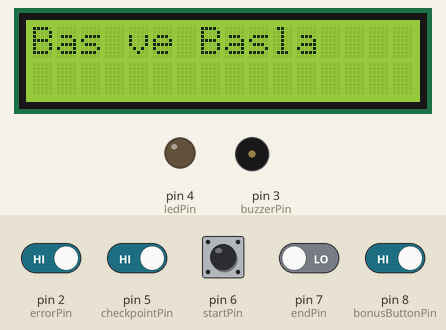
A sketch run on a simulated Arduino Uno, built with avr-gcc and run on an emulated ATmega328P. Shown: 16×2 character LCD, output pins drawn as LEDs (lit = HIGH), buzzer (waves = sounding). The inputs (shaded band) are chosen by the test bench; at power-on: pin 2 (errorPin), pin 5 (checkpointPin), pin 8 (bonusButtonPin) HIGH, pin 6 (startPin), pin 7 (endPin) LOW.

Above: at 3.2 s.
3.3 s: pin 6 (startPin) pulled HIGH for 0.15 s
At 5.1 s:
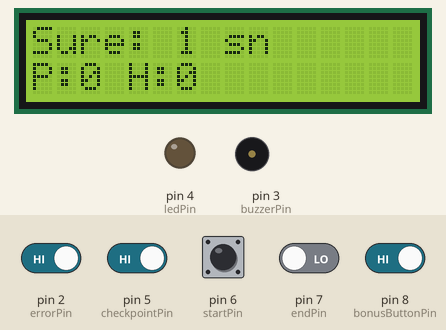
6.4 s: pin 7 (endPin) driven HIGH
At 7.1 s:
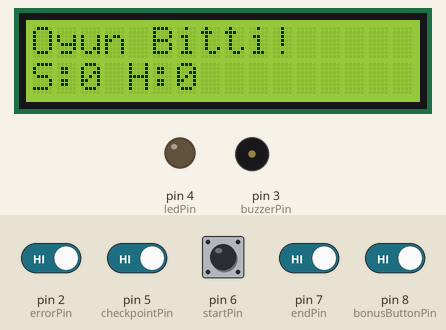
12.4 s: pin 2 (errorPin) driven LOW and pin 5 (checkpointPin) driven LOW and pin 6 (startPin) driven HIGH and pin 7 (endPin) driven LOW and pin 8 (bonusButtonPin) driven LOW
At 14.3 s:
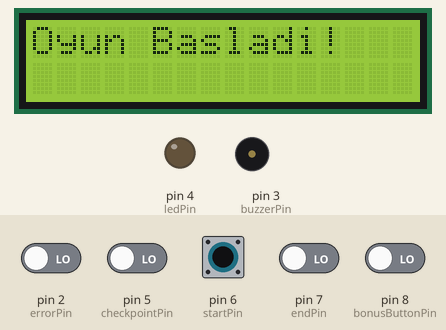
15.4 s: pin 2 (errorPin) driven HIGH
At 16.2 s:
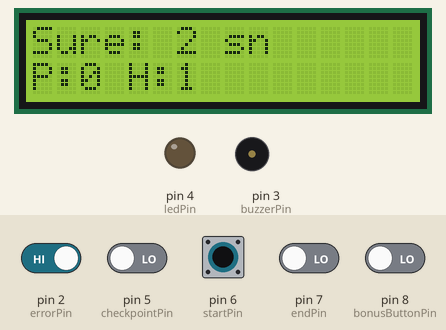
17.0 s: pin 2 (errorPin) driven LOW
At 17.9 s:
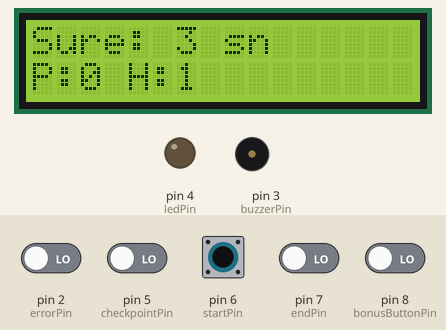
Timing chart, 0 to 19.7 s (numbered marks = the images above; inputs shaded):
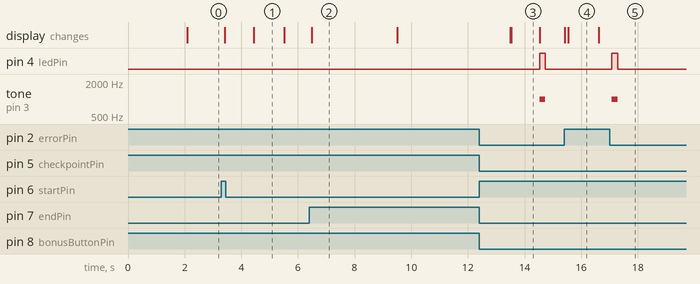

The sketch:

buzz-wire-game.ino
```cpp
#include <Wire.h>
#include <LiquidCrystal_I2C.h>

LiquidCrystal_I2C lcd(0x27, 16, 2);

const int errorPin = 2;
const int buzzerPin = 3;
const int ledPin = 4;
const int startPin = 6;
const int endPin = 7;
const int checkpointPin = 5;
const int bonusButtonPin = 8;

int score = 0;
int errors = 0;
bool checkpointPassed = false;
unsigned long startTime;
bool gameStarted = false;
bool shownReadyText = false;

bool bonusButtonPrevState = HIGH;
bool checkpointPrevState = HIGH;

void setup() {
  Serial.begin(9600);

  pinMode(errorPin, INPUT_PULLUP);
  pinMode(buzzerPin, OUTPUT);
  pinMode(ledPin, OUTPUT);
  pinMode(startPin, INPUT);
  pinMode(endPin, INPUT);
  pinMode(checkpointPin, INPUT_PULLUP);
  pinMode(bonusButtonPin, INPUT_PULLUP);

  lcd.init();
  lcd.backlight();
  lcd.setCursor(0, 0);
  lcd.print("Refleks Oyunu");
  delay(2000);
  lcd.clear();
}

void loop() {
  unsigned long elapsed = (millis() - startTime) / 1000;

  if (!gameStarted && !shownReadyText) {
    lcd.clear();
    lcd.setCursor(0, 0);
    lcd.print("Bas ve Basla");
    shownReadyText = true;
  }

  if (!gameStarted && digitalRead(startPin) == HIGH) {
    gameStarted = true;
    shownReadyText = false;
    score = 0;
    errors = 0;
    checkpointPassed = false;
    startTime = millis();

    bonusButtonPrevState = digitalRead(bonusButtonPin);
    checkpointPrevState = digitalRead(checkpointPin);

    lcd.clear();
    lcd.setCursor(0, 0);
    lcd.print("Oyun Basladi!");
    delay(1000);
    lcd.clear();
  }

  if (gameStarted && score >= 100) {
    lcd.clear();
    lcd.setCursor(0, 0);
    lcd.print("Tebrikler!");
    lcd.setCursor(0, 1);
    lcd.print("Skor: ");
    lcd.print(score);
    delay(4000);

    gameStarted = false;
    lcd.clear();
    return;
  }

  if (gameStarted && digitalRead(endPin) == HIGH) {
    unsigned long totalTime = (millis() - startTime) / 1000;

    lcd.clear();
    lcd.setCursor(0, 0);
    lcd.print("Oyun Bitti!");
    lcd.setCursor(0, 1);
    lcd.print("S:");
    lcd.print(score);
    lcd.print(" H:");
    lcd.print(errors);
    delay(3000);

    lcd.clear();
    lcd.setCursor(0, 0);
    lcd.print("Sure: ");
    lcd.print(totalTime);
    lcd.print(" sn");

    lcd.setCursor(0, 1);
    lcd.print("Skor: ");
    lcd.print(score);
    delay(4000);

    gameStarted = false;
    lcd.clear();
    return;
  }

  if (gameStarted) {
    if (digitalRead(errorPin) == LOW) {
      errors++;
      digitalWrite(ledPin, HIGH);
      tone(buzzerPin, 1000, 200);
      delay(200);
      digitalWrite(ledPin, LOW);
      while (digitalRead(errorPin) == LOW);
    }

    bool checkpointState = digitalRead(checkpointPin);
    if (!checkpointPassed && checkpointPrevState == HIGH && checkpointState == LOW) {
      checkpointPassed = true;
      score += 5;
      lcd.clear();
      lcd.setCursor(0, 0);
      lcd.print("Checkpoint!");
      lcd.setCursor(0, 1);
      lcd.print("Skor +5");
      delay(1500);
      lcd.clear();
    }
    checkpointPrevState = checkpointState;

    bool bonusState = digitalRead(bonusButtonPin);
    if (bonusButtonPrevState == HIGH && bonusState == LOW) {
      score += 25;
      lcd.clear();
      lcd.setCursor(0, 0);
      lcd.print("BONUS!");
      lcd.setCursor(0, 1);
      lcd.print("Skor +25");
      delay(1500);
      lcd.clear();
    }
    bonusButtonPrevState = bonusState;

    lcd.setCursor(0, 0);
    lcd.print("Sure: ");
    lcd.print((millis() - startTime) / 1000);
    lcd.print(" sn   ");

    lcd.setCursor(0, 1);
    lcd.print("P:");
    lcd.print(score);
    lcd.print(" H:");
    lcd.print(errors);
  }

  delay(100);
}
```

Measured:
- after the input at 3.3 s, the display: first changes after 0.11 s (image 1 shows a later state)
- after the input at 6.4 s, the display: changes after 0.08 s (image 2)
- after the input at 12.4 s, pin 4 (ledPin): LOW → HIGH after 2.1 s, → LOW 0.20 s later; tone on pin 3 (buzzerPin): silent → 1000 Hz after 2.1 s, → silent 0.20 s later; the display: first differs from a run without the input after 1.1 s (image 3)
- after the input at 15.4 s, the display: first changes at once (image 4 shows a later state)
- after the input at 17.0 s, pin 4 (ledPin): LOW → HIGH after 0.08 s, → LOW 0.20 s later; tone on pin 3 (buzzerPin): silent → 1000 Hz after 0.08 s, → silent 0.20 s later
- what the display in image 1 shows lasts 1.1 s, from 4.4 s to 5.5 s
- what the display in image 2 shows lasts 3.0 s, from 6.5 s to 9.5 s
